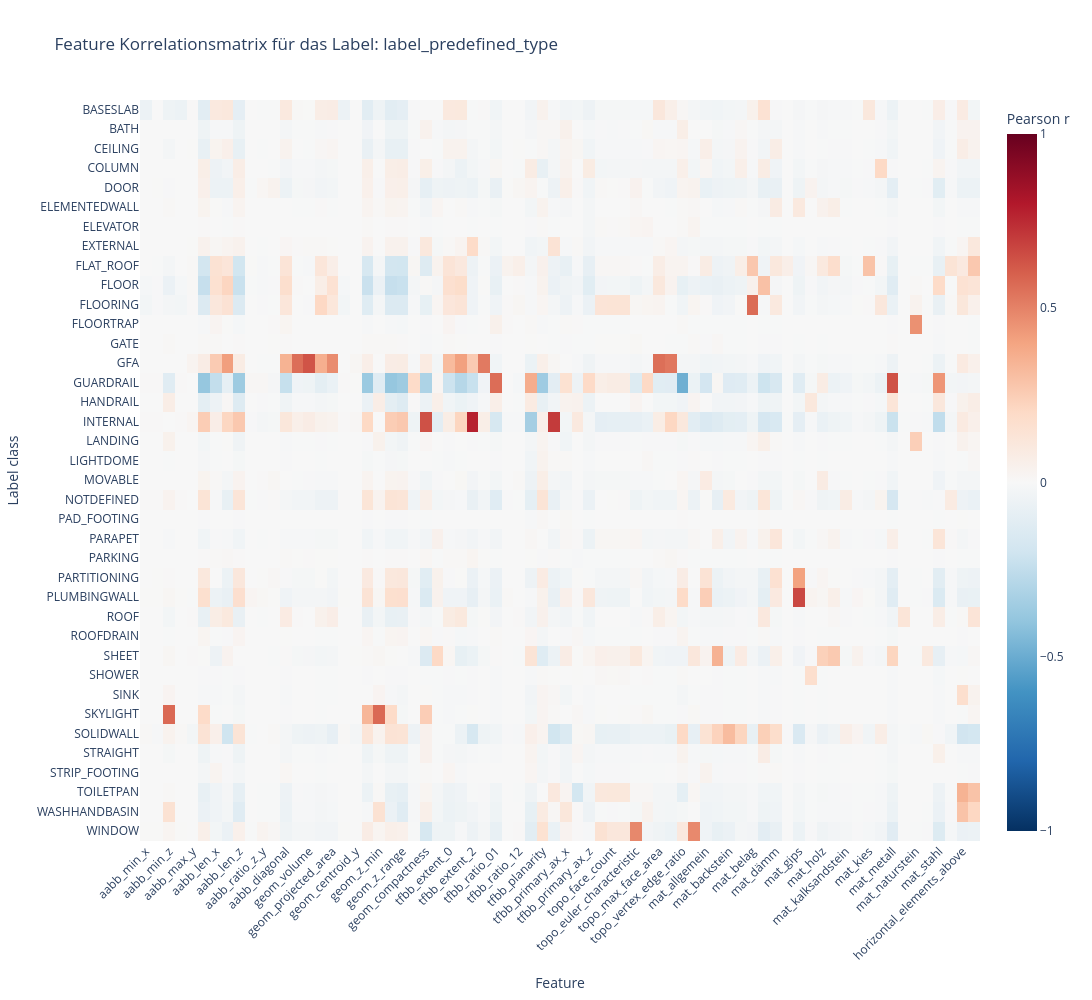

The code cell stored with this chart in its notebook:
### Code cell
# plot feature-label correlation heatmap for label_predefined_type label
plot_feature_label_correlation(
    df,
    height=1000,
    feature_keys=ALL_FEATURE_KEYS,
    label_col="label_predefined_type",
    save="feature_label_predefined_type_correlation_heatmap",
    chapter="appendix"
)

### Figure 1 — Plotly figure (JSON) as saved in the notebook; plotly's stock layout.template omitted (floating-point values rounded to 4 significant figures; data arrays with more than 128 entries replaced by an {"elided": "..."} marker saying what was removed)
{"data": [{"coloraxis": "coloraxis", "hovertemplate": "Feature: %{x}<br>Label class: %{y}<br>Pearson r: %{z}<extra></extra>", "name": "0", "type": "heatmap", "x": ["aabb_min_x", "aabb_min_y", "aabb_min_z", "aabb_max_x", "aabb_max_y", "aabb_max_z", "aabb_len_x", "aabb_len_y", "aabb_len_z", "aabb_ratio_z_x", "aabb_ratio_z_y", "aabb_ratio_x_y", "aabb_diagonal", "aabb_volume", "geom_volume", "geom_surface_area", "geom_projected_area", "geom_centroid_x", "geom_centroid_y", "geom_centroid_z", "geom_z_min", "geom_z_max", "geom_z_range", "geom_ratio_area_vol", "geom_compactness", "geom_layer_count", "tfbb_extent_0", "tfbb_extent_1", "tfbb_extent_2", "tfbb_volume", "tfbb_ratio_01", "tfbb_ratio_02", "tfbb_ratio_12", "tfbb_linearity", "tfbb_planarity", "tfbb_sphericity", "tfbb_primary_ax_x", "tfbb_primary_ax_y", "tfbb_primary_ax_z", "topo_vertex_count", "topo_face_count", "topo_unique_edge_count", "topo_euler_characteristic", "topo_genus", "topo_max_face_area", "topo_avg_face_area", "topo_vertex_edge_ratio", "topo_connected_components", "mat_allgemein", "mat_aluminium", "mat_backstein", "mat_bekleidung", "mat_belag", "mat_beton", "mat_dämm", "mat_foamglas", "mat_gips", "mat_glas", "mat_holz", "mat_werkstoff", "mat_kalksandstein", "mat_keramik", "mat_kies", "mat_kunststein", "mat_metall", "mat_mörtel", "mat_naturstein", "mat_putz", "mat_stahl", "mat_zement", "horizontal_elements_above", "horizontal_elements_below"], "xaxis": "x", "y": ["BASESLAB", "BATH", "CEILING", "COLUMN", "DOOR", "ELEMENTEDWALL", "ELEVATOR", "EXTERNAL", "FLAT_ROOF", "FLOOR", "FLOORING", "FLOORTRAP", "GATE", "GFA", "GUARDRAIL", "HANDRAIL", "INTERNAL", "LANDING", "LIGHTDOME", "MOVABLE", "NOTDEFINED", "PAD_FOOTING", "PARAPET", "PARKING", "PARTITIONING", "PLUMBINGWALL", "ROOF", "ROOFDRAIN", "SHEET", "SHOWER", "SINK", "SKYLIGHT", "SOLIDWALL", "STRAIGHT", "STRIP_FOOTING", "TOILETPAN", "WASHHANDBASIN", "WINDOW"], "yaxis": "y", "z": {"elided": "38x72 float values"}}], "layout": {"coloraxis": {"cmax": 1, "cmid": 0, "cmin": -1, "colorbar": {"title": {"text": "Pearson r"}}, "colorscale": [[0, "rgb(5,48,97)"], [0.1, "rgb(33,102,172)"], [0.2, "rgb(67,147,195)"], [0.3, "rgb(146,197,222)"], [0.4, "rgb(209,229,240)"], [0.5, "rgb(247,247,247)"], [0.6, "rgb(253,219,199)"], [0.7, "rgb(244,165,130)"], [0.8, "rgb(214,96,77)"], [0.9, "rgb(178,24,43)"], [1, "rgb(103,0,31)"]]}, "height": 1000, "margin": {}, "title": {"text": "Feature Korrelationsmatrix für das Label: label_predefined_type"}, "width": 1400, "xaxis": {"anchor": "y", "domain": [0, 1], "tickangle": -45, "title": {"text": "Feature"}}, "yaxis": {"anchor": "x", "autorange": "reversed", "domain": [0, 1], "title": {"text": "Label class"}}}}
